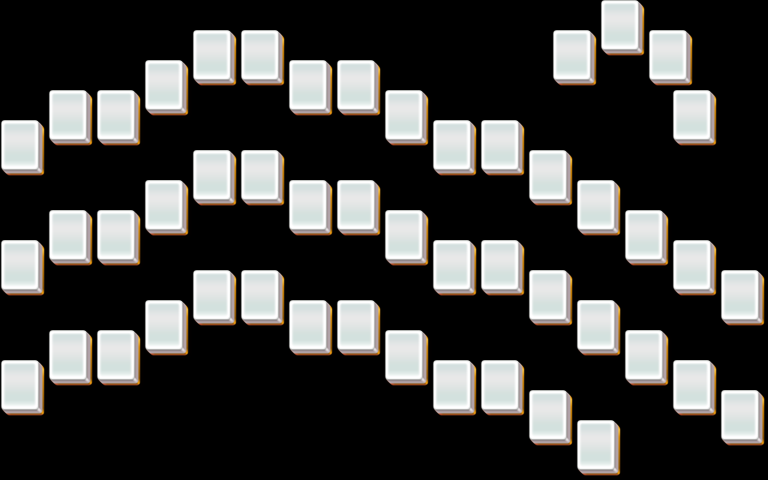

Rendered tile map (Tiled .tmx) drawn with the repository's tilesets; below, a short description and the map source with its tile grids summarised:
An orthogonal 32x16 tile map with 24x30 px tiles, 5 tile layers (layer1, layer2, layer3, layer4, ...).

<map version="1.0" orientation="orthogonal" width="32" height="16" tilewidth="24" tileheight="30">
 <properties>
  <property name="species" value="10" />
 </properties>
 <tileset firstgid="1" name="mahjong" tilewidth="48" tileheight="60">
  <image source="mahjong.png" />
 </tileset>
 <layer name="layer1" width="32" height="16">
  <data>[512 cells, 49 non-empty, 1 distinct tile ids]</data>
 </layer>
 <layer name="layer2" width="32" height="16">
  <data>[512 cells, 49 non-empty, 1 distinct tile ids]</data>
 </layer>
 <layer name="layer3" width="32" height="16">
  <data>[512 cells, 16 non-empty, 1 distinct tile ids]</data>
 </layer>
 <layer name="layer4" width="32" height="16">
  <data>[512 cells, 0 non-empty, 0 distinct tile ids]</data>
 </layer>
 <layer name="layer5" width="32" height="16">
  <data>[512 cells, 0 non-empty, 0 distinct tile ids]</data>
 </layer>
</map>
